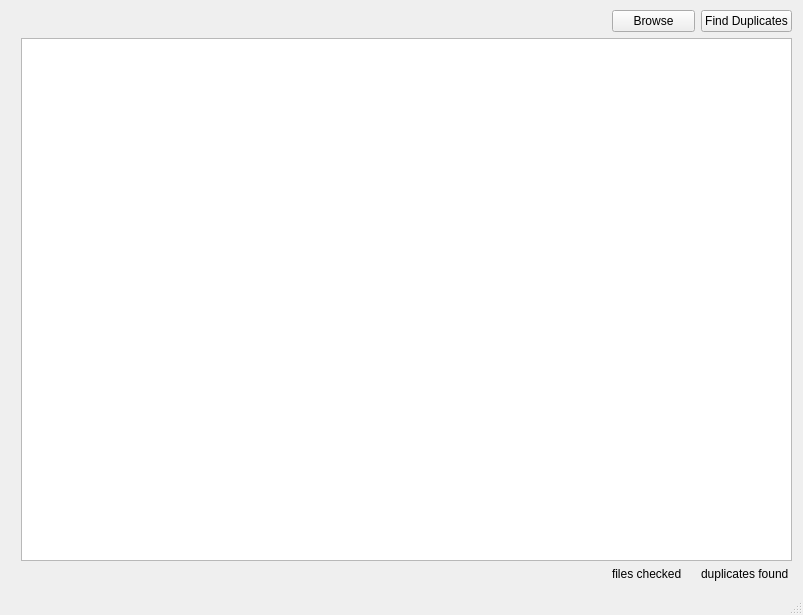
<ui version="4.0" >
 <class>MainWindow</class>
 <widget class="QMainWindow" name="MainWindow" >
  <property name="geometry" >
   <rect>
    <x>0</x>
    <y>0</y>
    <width>803</width>
    <height>615</height>
   </rect>
  </property>
  <property name="sizePolicy" >
   <sizepolicy vsizetype="Preferred" hsizetype="Expanding" >
    <horstretch>0</horstretch>
    <verstretch>0</verstretch>
   </sizepolicy>
  </property>
  <property name="windowTitle" >
   <string>Duplicate Tracks</string>
  </property>
  <widget class="QWidget" name="centralwidget" >
   <property name="sizePolicy" >
    <sizepolicy vsizetype="MinimumExpanding" hsizetype="MinimumExpanding" >
     <horstretch>0</horstretch>
     <verstretch>0</verstretch>
    </sizepolicy>
   </property>
   <widget class="QWidget" name="" >
    <property name="geometry" >
     <rect>
      <x>21</x>
      <y>10</y>
      <width>771</width>
      <height>571</height>
     </rect>
    </property>
    <layout class="QGridLayout" name="gridLayout" >
     <property name="sizeConstraint" >
      <enum>QLayout::SetNoConstraint</enum>
     </property>
     <item row="0" column="0" colspan="2" >
      <widget class="QLabel" name="directoryPath" >
       <property name="sizePolicy" >
        <sizepolicy vsizetype="Preferred" hsizetype="Expanding" >
         <horstretch>0</horstretch>
         <verstretch>0</verstretch>
        </sizepolicy>
       </property>
       <property name="text" >
        <string/>
       </property>
       <property name="alignment" >
        <set>Qt::AlignRight|Qt::AlignTrailing|Qt::AlignVCenter</set>
       </property>
      </widget>
     </item>
     <item row="0" column="2" colspan="2" >
      <widget class="QPushButton" name="directoryBrowse" >
       <property name="text" >
        <string>Browse</string>
       </property>
      </widget>
     </item>
     <item row="0" column="4" >
      <widget class="QPushButton" name="findDuplicates" >
       <property name="text" >
        <string>Find Duplicates</string>
       </property>
      </widget>
     </item>
     <item row="1" column="0" colspan="5" >
      <widget class="QTableView" name="tableView" >
       <property name="sizePolicy" >
        <sizepolicy vsizetype="MinimumExpanding" hsizetype="MinimumExpanding" >
         <horstretch>0</horstretch>
         <verstretch>0</verstretch>
        </sizepolicy>
       </property>
       <property name="editTriggers" >
        <set>QAbstractItemView::NoEditTriggers</set>
       </property>
       <property name="alternatingRowColors" >
        <bool>true</bool>
       </property>
       <property name="showGrid" >
        <bool>false</bool>
       </property>
      </widget>
     </item>
     <item row="2" column="0" >
      <spacer name="horizontalSpacer" >
       <property name="orientation" >
        <enum>Qt::Horizontal</enum>
       </property>
       <property name="sizeHint" stdset="0" >
        <size>
         <width>332</width>
         <height>13</height>
        </size>
       </property>
      </spacer>
     </item>
     <item row="2" column="1" >
      <widget class="QLabel" name="fileCount" >
       <property name="sizePolicy" >
        <sizepolicy vsizetype="Preferred" hsizetype="Minimum" >
         <horstretch>0</horstretch>
         <verstretch>0</verstretch>
        </sizepolicy>
       </property>
       <property name="minimumSize" >
        <size>
         <width>20</width>
         <height>0</height>
        </size>
       </property>
       <property name="text" >
        <string/>
       </property>
      </widget>
     </item>
     <item row="2" column="2" >
      <widget class="QLabel" name="fileCountEnd" >
       <property name="enabled" >
        <bool>true</bool>
       </property>
       <property name="text" >
        <string>files checked</string>
       </property>
      </widget>
     </item>
     <item row="2" column="3" >
      <widget class="QLabel" name="duplicatesFoundCount" >
       <property name="text" >
        <string/>
       </property>
      </widget>
     </item>
     <item row="2" column="4" >
      <widget class="QLabel" name="duplicatesFoundEnd" >
       <property name="text" >
        <string>duplicates found</string>
       </property>
      </widget>
     </item>
    </layout>
   </widget>
  </widget>
  <widget class="QMenuBar" name="menubar" >
   <property name="geometry" >
    <rect>
     <x>0</x>
     <y>0</y>
     <width>803</width>
     <height>22</height>
    </rect>
   </property>
  </widget>
  <widget class="QStatusBar" name="statusbar" />
 </widget>
 <resources/>
 <connections/>
</ui>
